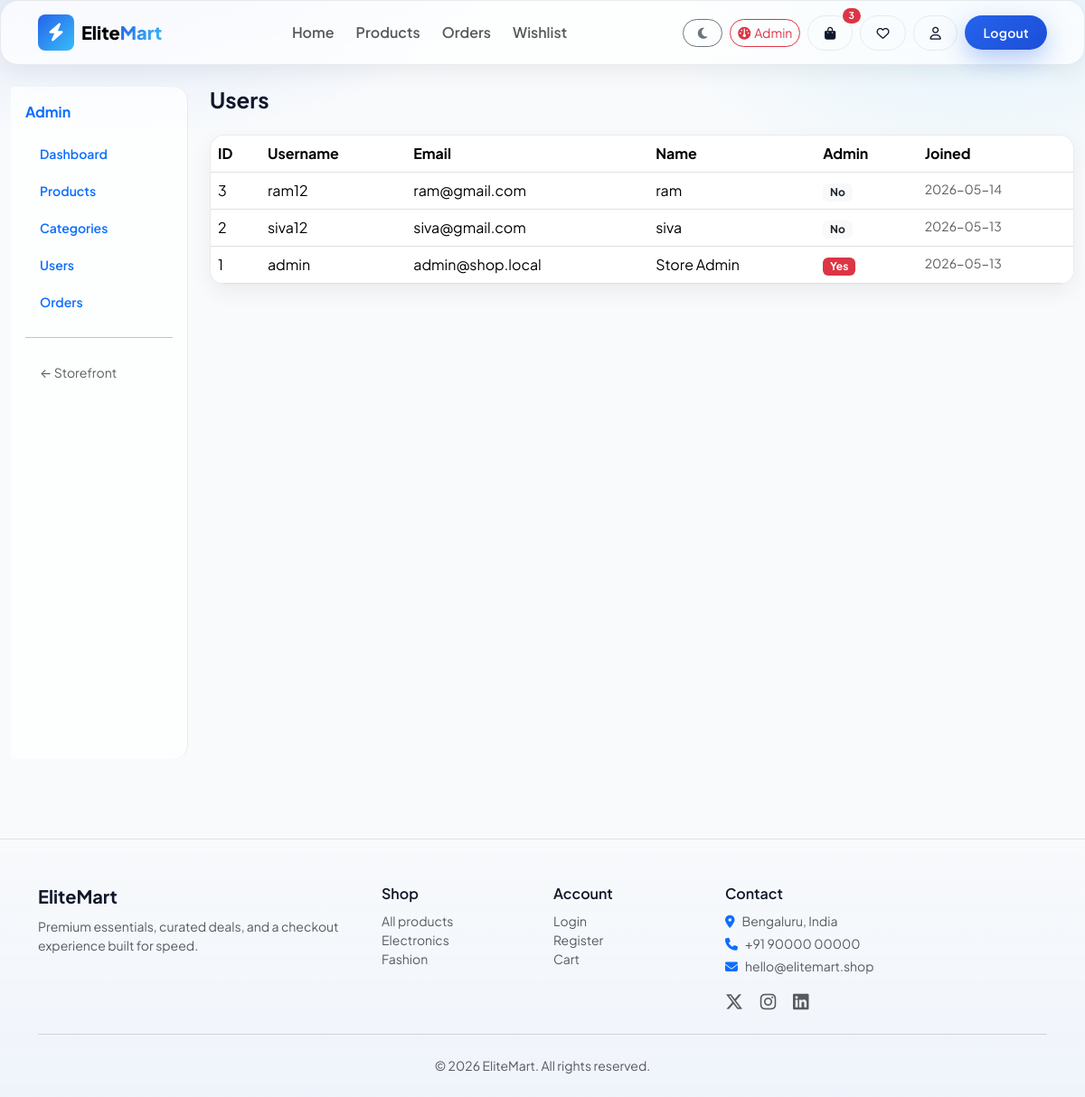
/admin/users (signed in), run on an earlier commit of the app's database.
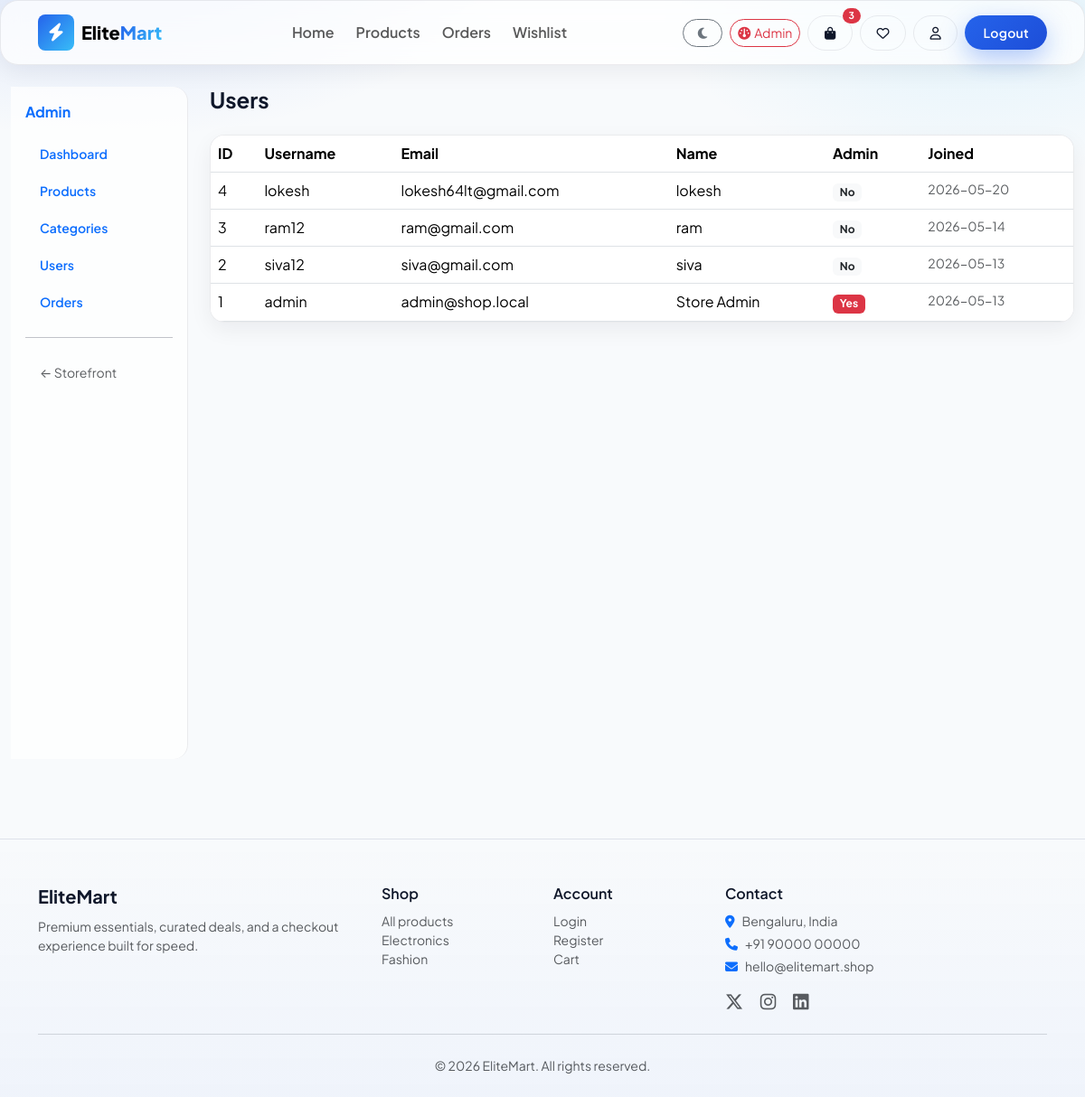
And on a later commit of the database.
### tables this page shows
CREATE TABLE users (
            id INTEGER PRIMARY KEY AUTOINCREMENT,
            username TEXT NOT NULL UNIQUE,
            email TEXT NOT NULL UNIQUE,
            password_hash TEXT NOT NULL,
            full_name TEXT,
            phone TEXT,
            is_admin INTEGER DEFAULT 0,
            theme_pref TEXT DEFAULT 'light',
            created_at TEXT DEFAULT (datetime('now'))
        );

### app.py (the view)
@app.route("/admin/users")
@admin_required
def admin_users():
    rows = query_all(
        "SELECT id, username, email, full_name, is_admin, created_at FROM users ORDER BY id DESC"
    )
    return render_template("admin/users.html", users=rows)

### app.py (called while the page is built)
def get_db():
    if "db" not in g:
        g.db = sqlite3.connect(DATABASE)
        g.db.row_factory = sqlite3.Row
    return g.db

def query_one(sql, args=()):
    return get_db().execute(sql, args).fetchone()

def query_all(sql, args=()):
    return get_db().execute(sql, args).fetchall()

def current_user_id():
    return session.get("user_id")

def admin_required(f):
    @wraps(f)
    def wrapped(*args, **kwargs):
        uid = current_user_id()
        if not uid:
            flash("Admin sign in required.", "warning")
            return redirect(url_for("admin_login"))
        row = query_one("SELECT is_admin FROM users WHERE id = ?", (uid,))
        if not row or not row["is_admin"]:
            flash("Access denied.", "danger")
            return redirect(url_for("index"))
        return f(*args, **kwargs)
    return wrapped

### templates/admin/users.html
{% extends "admin/layout.html" %}
{% block admin_content %}
<h1 class="h4 fw-bold mb-4">Users</h1>
<div class="table-responsive glass rounded-4">
  <table class="table mb-0">
    <thead><tr><th>ID</th><th>Username</th><th>Email</th><th>Name</th><th>Admin</th><th>Joined</th></tr></thead>
    <tbody>
      {% for u in users %}
      <tr>
        <td>{{ u.id }}</td>
        <td>{{ u.username }}</td>
        <td>{{ u.email }}</td>
        <td>{{ u.full_name or '—' }}</td>
        <td>{% if u.is_admin %}<span class="badge bg-danger">Yes</span>{% else %}<span class="badge bg-light text-dark">No</span>{% endif %}</td>
        <td class="small text-muted">{{ u.created_at[:10] if u.created_at else '' }}</td>
      </tr>
      {% endfor %}
    </tbody>
  </table>
</div>
{% endblock %}

What changed in the data, as far as the page shows it:
added users: id "4", username "lokesh", email "lokesh64lt@gmail.com", full_name "lokesh", is_admin "No", created_at "2026-05-20"
